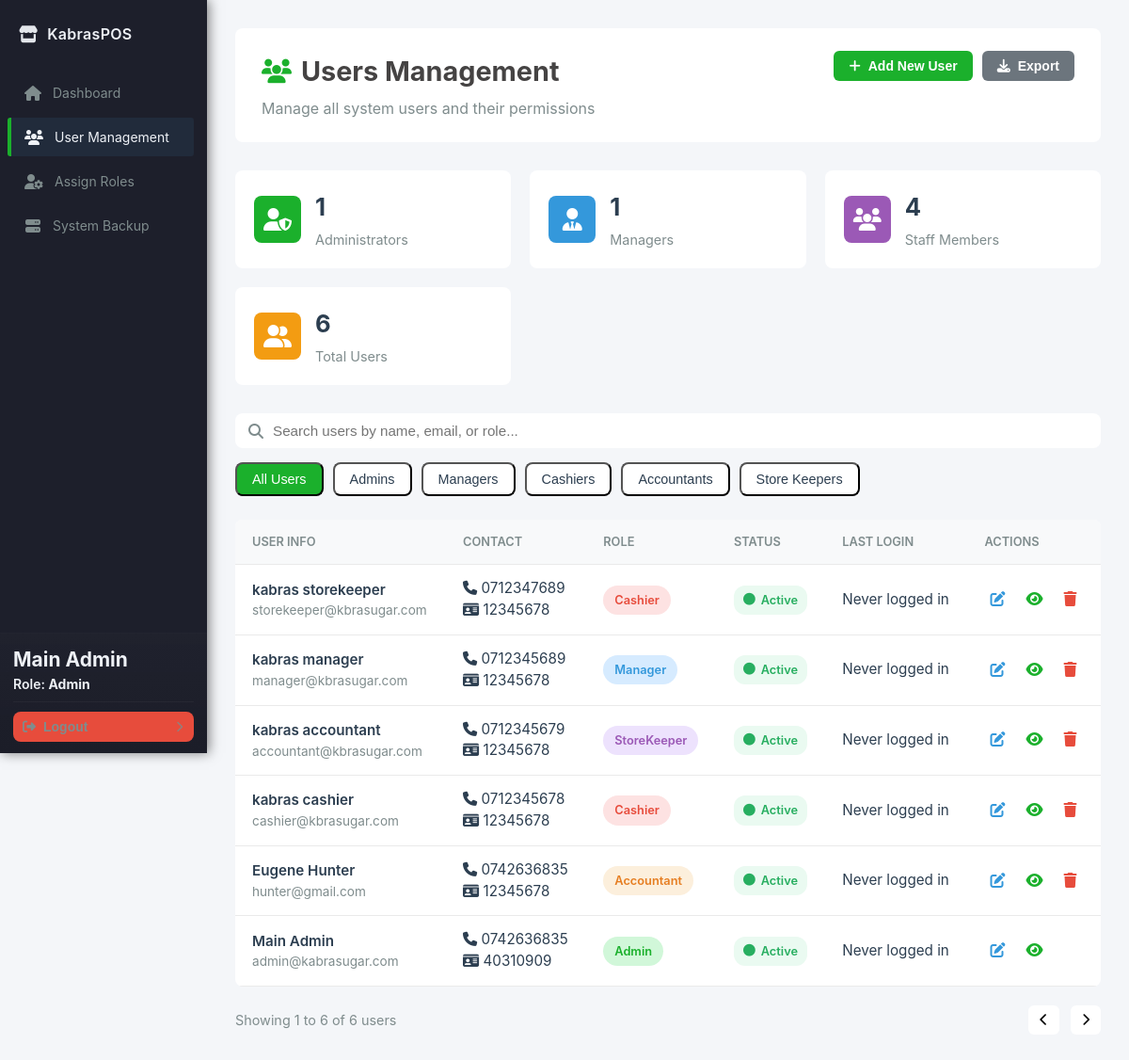
Page /admin/users.php (signed in) on the earlier database version.
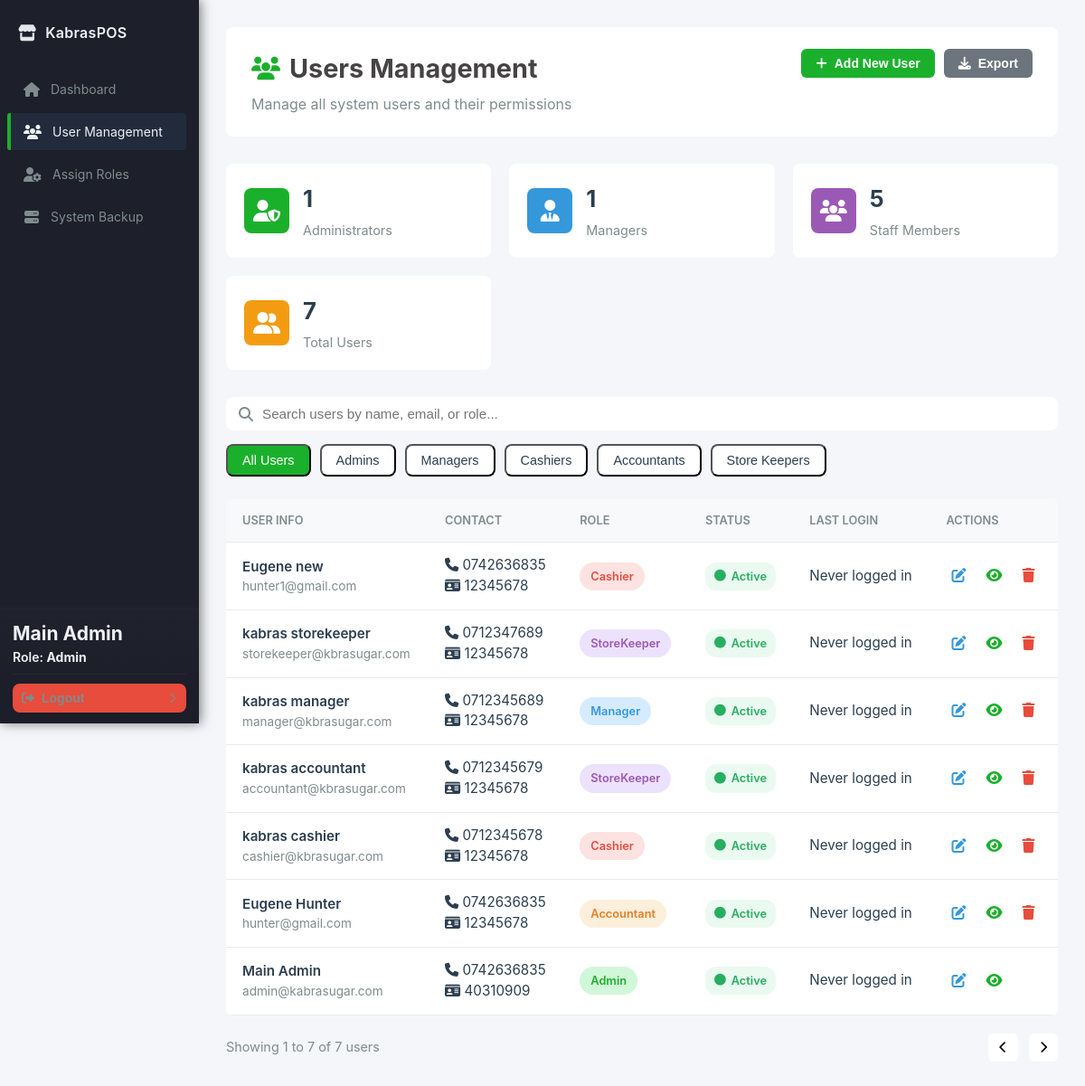
Same page on the later database version.
### tables this page shows
CREATE TABLE `users` (
  `id` int NOT NULL AUTO_INCREMENT,
  `name` varchar(100) NOT NULL,
  `email` varchar(100) NOT NULL,
  `phone` varchar(15) DEFAULT NULL,
  `national_id` varchar(20) DEFAULT NULL,
  `password` varchar(255) NOT NULL,
  `role` enum('Admin','StoreKeeper','Cashier','Manager','Accountant') NOT NULL,
  `created_at` timestamp NULL DEFAULT CURRENT_TIMESTAMP,
  `updated_at` timestamp NULL DEFAULT CURRENT_TIMESTAMP ON UPDATE CURRENT_TIMESTAMP,
  PRIMARY KEY (`id`),
  UNIQUE KEY `email` (`email`)
);

### config/database.php (called while the page is built, shortened)
<?php
class Database
{
    private $host = 'localhost';
    private $db   = 'kabras_store';
    private $user = 'root';
    private $pass = 'Hunter42.';
    private $charset = 'utf8mb4';
    public function connect()
    {
        $dsn = "mysql:host={$this->host};dbname={$this->db};charset={$this->charset}";
        try {
            $this->pdo = new PDO($dsn, $this->user, $this->pass, [
                PDO::ATTR_ERRMODE => PDO::ERRMODE_EXCEPTION,
                PDO::ATTR_DEFAULT_FETCH_MODE => PDO::FETCH_ASSOC,
            ]);
            return $this->pdo;
        } catch (PDOException $e) {
            die('Database connection failed: ' . $e->getMessage());
        }
    }
}

### handlers/AuthHandler.php (called while the page is built, shortened)
<?php
require_once __DIR__ . '/../app/models/User.php';
class AuthHandler
{
    private $userModel;
    private $sessionTimeout = 3600;
    public function __construct()
    {
        $this->userModel = new User();
        $defaultAdminEmail = 'admin@kabrasugar.com';
        if (!$this->userModel->findByEmail($defaultAdminEmail)) {
            $adminData = [
                'name' => 'Default Admin',
                'email' => $defaultAdminEmail,
                'phone' => '',
                'national_id' => '',
                'password' => 'hunter123',
                'role' => 'admin'
            ];
            $this->userModel->createUser($adminData);
        }
    }
    public function isLoggedIn()
    {
        return isset($_SESSION['user_id']) &&
            (time() - $_SESSION['login_time']) < $this->sessionTimeout;
    }
    public function getCurrentUser()
    {
        return [
            "id" => $_SESSION['user_id'],
            "name" => $_SESSION['user_name'],
            "email" => $_SESSION['user_email'],
            "role" => $_SESSION['user_role']
        ];
    }
    public function getAllUsers()
    {
        return $this->userModel->getAllUsers();
    }
}

### app/models/User.php (called while the page is built, shortened)
<?php
require_once __DIR__ . '../../../config/database.php';
class User
{
    private $db;
    public function __construct()
    {
        $this->db = (new Database())->connect();
    }
    public function findByEmail($email)
    {
        $sql = "SELECT * FROM users WHERE email = :email LIMIT 1";
        $stmt = $this->db->prepare($sql);
        $stmt->execute([':email' => $email]);
        return $stmt->fetch(PDO::FETCH_ASSOC);
    }
    public function getAllUsers()
    {
        $sql = "SELECT id, name, email, phone, national_id, role, created_at
                FROM users ORDER BY created_at DESC";
        $stmt = $this->db->query($sql);
        return $stmt->fetchAll(PDO::FETCH_ASSOC);
    }
}

### admin/users.php (the view, shortened to what the changed rows need)
<?php
require_once '../handlers/AuthHandler.php';
$authHandler = new AuthHandler();
$currentUser = $authHandler->getCurrentUser();
$users = $authHandler->getAllUsers();
?>
<!DOCTYPE html>
<html lang="en">
<head>
    <link rel="stylesheet" href="../assets/css/sidebar.css">
    <link rel="stylesheet" href="../assets/css/admin.css">
    <link rel="stylesheet" href="https://cdnjs.cloudflare.com/ajax/libs/font-awesome/6.0.0/css/all.min.css">
</head>
<body>
    <?php include '../includes/sidebar.php'; ?>
    <div class="main-content">
        <div class="content-header">
            <div class="header-left">
                <h1><i class="fas fa-users"></i> Users Management</h1>
            </div>
        </div>
        <div class="stats-grid">
            <div class="stat-card">
                <div class="stat-content">
                    <h3><?php echo count(array_filter($users, function ($user) {
                            return in_array($user['role'], ['Cashier', 'Accountant', 'StoreKeeper']);
                        })); ?></h3>
                    <p>Staff Members</p>
                </div>
            </div>
            <div class="stat-card">
                <div class="stat-content">
                    <h3><?php echo count($users); ?></h3>
                    <p>Total Users</p>
                </div>
            </div>
        </div>
        <div class="table-container">
            <table class="users-table" id="usersTable">
                <thead>
                    <tr>
                        <th>User Info</th>
                        <th>Contact</th>
                        <th>Role</th>
                        <th>Status</th>
                        <th>Last Login</th>
                        <th>Actions</th>
                    </tr>
                </thead>
                <tbody>
                    <?php foreach ($users as $user): ?>
                        <tr class="user-row" data-role="<?php echo htmlspecialchars($user['role']); ?>">
                            <td>
                                <div class="user-info">
                                    <div class="user-details">
                                        <div class="user-name"><?php echo htmlspecialchars($user['name']); ?></div>
                                        <div class="user-email"><?php echo htmlspecialchars($user['email']); ?></div>
                                    </div>
                                </div>
                            </td>
                            <td>
                                <div class="contact-info">
                                    <div><i class="fas fa-phone"></i>
                                        <?php echo htmlspecialchars($user['phone'] ?? 'N/A'); ?></div>
                                    <div><i class="fas fa-id-card"></i>
                                        <?php echo htmlspecialchars($user['national_id'] ?? 'N/A'); ?></div>
                                </div>
                            </td>
                            <td>
                                <span class="role-badge role-<?php echo strtolower($user['role']); ?>">
                                    <?php echo htmlspecialchars($user['role']); ?>
                                </span>
                            </td>
                            <td>
                                <span class="status-badge status-active">
                                    <i class="fas fa-circle"></i> Active
                                </span>
                            </td>
                            <td>
                                <div class="date-info">
                                    <?php if (isset($user['last_login']) && $user['last_login']): ?>
                                        <div class="last-login"><?php echo date('M j, Y', strtotime($user['last_login'])); ?>
                                        </div>
                                        <div class="last-login-time">
                                            <?php echo date('g:i A', strtotime($user['last_login'])); ?></div>
                                    <?php else: ?>
                                        <div class="last-login">Never logged in</div>
                                    <?php endif; ?>
                                </div>
                            </td>
                            <td>
                                <div class="action-buttons">
                                    <button class="btn-action btn-edit" onclick="editUser(<?php echo $user['id']; ?>)"
                                        title="Edit User">
                                        <i class="fas fa-edit"></i>
                                    </button>
                                    <button class="btn-action btn-view" onclick="viewUser(<?php echo $user['id']; ?>)"
                                        title="View Details">
                                        <i class="fas fa-eye"></i>
                                    </button>
                                    <?php if ($user['id'] != $currentUser['id']): ?>
                                        <button class="btn-action btn-delete" onclick="deleteUser(<?php echo $user['id']; ?>)"
                                            title="Delete User">
                                            <i class="fas fa-trash"></i>
                                        </button>
                                    <?php endif; ?>
                                </div>
                            </td>
                        </tr>
                    <?php endforeach; ?>
                </tbody>
            </table>
        </div>
        <div class="pagination-container">
            <div class="pagination-info">
                Showing <span id="showingStart">1</span> to <span
                    id="showingEnd"><?php echo min(10, count($users)); ?></span> of <span
                    id="totalUsers"><?php echo count($users); ?></span> users
            </div>
        </div>
    </div>
</body>
</html>

### includes/sidebar.php (shortened to what the changed rows need)
<?php
$role = isset($_SESSION['user_role']) ? $_SESSION['user_role'] : '';
$menu = [
    'common' => [
        ['label' => 'Dashboard', 'href' => 'dashboard.php', 'icon' => 'fas fa-home'],
    ],
    'Admin' => [
        ['label' => 'User Management', 'href' => '/admin/users.php', 'icon' => 'fas fa-users'],
        ['label' => 'Assign Roles', 'href' => '/admin/roles.php', 'icon' => 'fas fa-user-cog'],
        ['label' => 'System Backup', 'href' => '/admin/backup.php', 'icon' => 'fas fa-server'],
    ],
    'StoreKeeper' => [
        ['label' => 'Stock Entry', 'href' => 'stock_entry.php', 'icon' => 'fas fa-box-open'],
        ['label' => 'Stock Levels', 'href' => 'stock_levels.php', 'icon' => 'fas fa-boxes'],
        ['label' => 'Stock Alerts', 'href' => 'stock_alerts.php', 'icon' => 'fas fa-exclamation-triangle'],
    ],
    'Cashier' => [
        ['label' => 'Sales', 'href' => 'sales.php', 'icon' => 'fas fa-cash-register'],
        ['label' => 'Receipts', 'href' => 'receipts.php', 'icon' => 'fas fa-receipt'],
        ['label' => 'Payments', 'href' => 'payments.php', 'icon' => 'fas fa-credit-card'],
    ],
    'Manager' => [
        ['label' => 'Sales Reports', 'href' => 'reports.php', 'icon' => 'fas fa-chart-line'],
        ['label' => 'Discounts & Refunds', 'href' => 'discounts.php', 'icon' => 'fas fa-percentage'],
        ['label' => 'Store Performance', 'href' => 'performance.php', 'icon' => 'fas fa-tachometer-alt'],
    ],
    'Accountant' => [
        ['label' => 'Audit Reports', 'href' => 'audit_reports.php', 'icon' => 'fas fa-file-alt'],
        ['label' => 'Compliance', 'href' => 'compliance.php', 'icon' => 'fas fa-balance-scale'],
        ['label' => 'Financial Reports', 'href' => 'finance.php', 'icon' => 'fas fa-file-invoice-dollar'],
    ],
];
$items = $menu['common'];
if (isset($menu[$role])) {
    $items = array_merge($items, $menu[$role]);
}
?>
<link rel="stylesheet" href="https://cdnjs.cloudflare.com/ajax/libs/font-awesome/6.4.0/css/all.min.css"
 />
<aside class="sidebar" role="navigation" aria-label="Main Sidebar">
    <div class="sidebar-inner">
        <nav class="sidebar-nav">
            <ul>
                <?php foreach ($items as $it): ?>
                    <li>
                        <a href="<?= htmlspecialchars($it['href']) ?>"
                            class="<?= (basename($_SERVER['PHP_SELF']) === basename($it['href'])) ? 'active' : '' ?>">
                            <i class="<?= htmlspecialchars($it['icon']) ?>" aria-hidden="true"></i>
                            <span class="label"><?= htmlspecialchars($it['label']) ?></span>
                        </a>
                    </li>
                <?php endforeach; ?>
            </ul>
        </nav>
        <div class="sidebar-footer" role="region" aria-label="User actions">
            <div class="user-name">
                <h2>
                    <?php
                    if (isset($currentUser) && isset($currentUser['name']) && $currentUser['name']) {
                        echo htmlspecialchars($currentUser['name']);
                    } elseif (isset($_SESSION['user_name']) && $_SESSION['user_name']) {
                        echo htmlspecialchars($_SESSION['user_name']);
                    } else {
                        echo 'Guest';
                    }
                    ?>
                </h2>
            </div>
        </div>
    </div>
</aside>

Differences in the rows shown:
added users: name "Eugene new", email "hunter1@gmail.com", phone "0742636835", national "12345678", role "Cashier"
changed users "kabras storekeeper": role "Cashier" → "StoreKeeper"
Other differences:
count($users): "6" → "7"
min(10, count($users)): "6" → "7"
text no longer shown: "4"
text now shown: "5"
